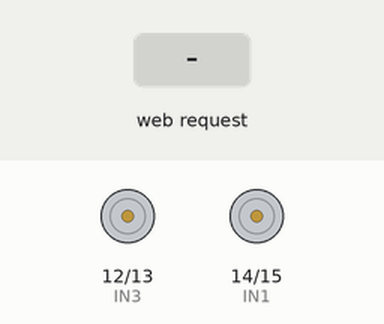
Recording of a sketch running on a simulated ESP32. On the bench: motor-driver pin pairs drawn as motors (green arrow = first pin HIGH = forward, orange = second pin HIGH = backward, longer = more drive). The inputs (shaded band) are chosen by the test bench. WiFi joins after 1.5 s; servers stay silent unless stated; what the sketch prints to the serial monitor is not drawn.

Above: at 2.7 s.
2.8 s: HTTP request GET /forward received
At 3.6 s:
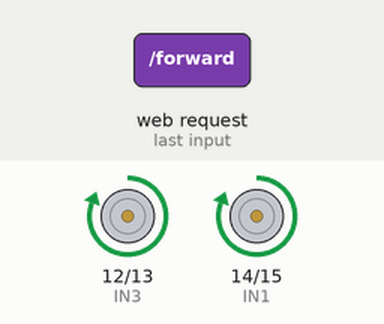
4.3 s: HTTP request GET /backward received
At 4.8 s:
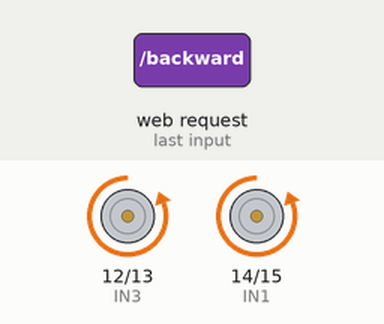
5.8 s: HTTP request GET /left received
At 7.0 s:
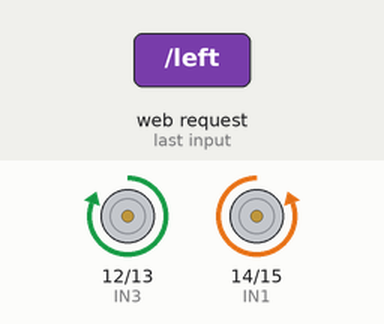
7.3 s: HTTP request GET /right received
At 8.2 s:
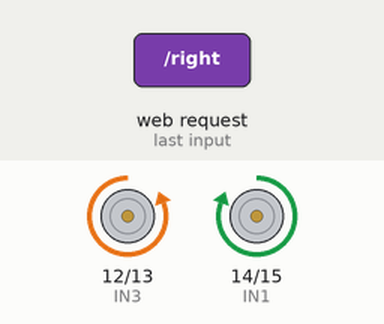
8.8 s: HTTP request GET /stop received
At 9.4 s:
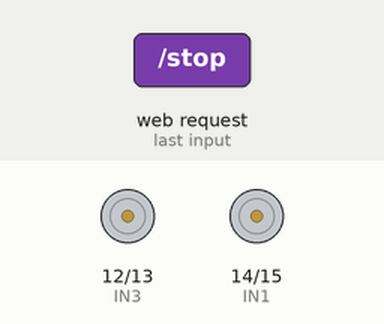
Timing chart, 0 to 11.3 s (numbered marks = the images above; inputs shaded):
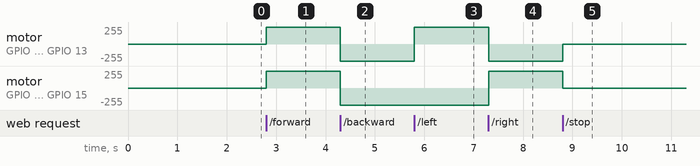

Measured:
- after the input at 2.8 s, motor on GPIO 12 (IN3) / GPIO 13 (IN4), motor on GPIO 14 (IN1) / GPIO 15 (IN2): stopped → forward 255/255 at once
- after the input at 4.3 s, motor on GPIO 12 (IN3) / GPIO 13 (IN4), motor on GPIO 14 (IN1) / GPIO 15 (IN2): forward 255/255 → backward 255/255 at once
- after the input at 5.8 s, motor on GPIO 12 (IN3) / GPIO 13 (IN4): backward 255/255 → forward 255/255 at once
- after the input at 7.3 s, motor on GPIO 12 (IN3) / GPIO 13 (IN4): forward 255/255 → backward 255/255 at once; motor on GPIO 14 (IN1) / GPIO 15 (IN2): backward 255/255 → forward 255/255 at once
- after the input at 8.8 s, motor on GPIO 12 (IN3) / GPIO 13 (IN4): backward 255/255 → stopped at once; motor on GPIO 14 (IN1) / GPIO 15 (IN2): forward 255/255 → stopped at once

The sketch:

kart_Dr.p.ino
```cpp
#include <WiFi.h>
#include <WebServer.h>

// กำหนดขาเชื่อมต่อกับ L298N
#define IN1 14  // มอเตอร์ซ้ายไปหน้า
#define IN2 15  // มอเตอร์ซ้ายไปหลัง
#define IN3 12  // มอเตอร์ขวาไปหน้า
#define IN4 13  // มอเตอร์ขวาไปหลัง

// WiFi Credentials
const char* ssid = "Razorbladz";  // ตั้งค่า WiFi ของคุณ
const char* password = "00000000";

WebServer server(80);  // กำหนด Web Server ที่พอร์ต 80

// ฟังก์ชันควบคุมรถ
void moveForward() {
    digitalWrite(IN1, HIGH);
    digitalWrite(IN2, LOW);
    digitalWrite(IN3, HIGH);
    digitalWrite(IN4, LOW);
}

void moveBackward() {
    digitalWrite(IN1, LOW);
    digitalWrite(IN2, HIGH);
    digitalWrite(IN3, LOW);
    digitalWrite(IN4, HIGH);
}

void turnLeft() {
    digitalWrite(IN1, LOW);
    digitalWrite(IN2, HIGH);
    digitalWrite(IN3, HIGH);
    digitalWrite(IN4, LOW);
}

void turnRight() {
    digitalWrite(IN1, HIGH);
    digitalWrite(IN2, LOW);
    digitalWrite(IN3, LOW);
    digitalWrite(IN4, HIGH);
}

void stopCar() {
    digitalWrite(IN1, LOW);
    digitalWrite(IN2, LOW);
    digitalWrite(IN3, LOW);
    digitalWrite(IN4, LOW);
}

// HTML Interface สำหรับควบคุมรถ
void handleRoot() {
    server.send(200, "text/html", R"rawliteral(
        <!DOCTYPE html>
        <html>
        <head>
            <title>ESP32-CAM Car</title>
            <style>
                body { font-family: Arial; text-align: center; margin-top: 50px; }
                button { font-size: 20px; padding: 10px; margin: 5px; width: 100px; }
            </style>
            <script>
                function sendCommand(command) {
                    var xhttp = new XMLHttpRequest();
                    xhttp.open("GET", command, true);
                    xhttp.send();
                }
            </script>
        </head>
        <body>
            <h1>ESP32-CAM Car Control</h1>
            <button onmousedown="sendCommand('forward')" onmouseup="sendCommand('stop')">Forward</button><br>
            <button onmousedown="sendCommand('left')" onmouseup="sendCommand('stop')">Left</button>
            <button onmousedown="sendCommand('right')" onmouseup="sendCommand('stop')">Right</button><br>
            <button onmousedown="sendCommand('backward')" onmouseup="sendCommand('stop')">Backward</button>
        </body>
        </html>
    )rawliteral");
}

// ฟังก์ชันสำหรับรับคำสั่งจาก Web
void handleForward() { moveForward(); server.send(200, "text/plain", "Moving Forward"); }
void handleBackward() { moveBackward(); server.send(200, "text/plain", "Moving Backward"); }
void handleLeft() { turnLeft(); server.send(200, "text/plain", "Turning Left"); }
void handleRight() { turnRight(); server.send(200, "text/plain", "Turning Right"); }
void handleStop() { stopCar(); server.send(200, "text/plain", "Stopped"); }

void setup() {
    Serial.begin(115200);

    // กำหนดโหมดขาเป็น OUTPUT
    pinMode(IN1, OUTPUT);
    pinMode(IN2, OUTPUT);
    pinMode(IN3, OUTPUT);
    pinMode(IN4, OUTPUT);

    stopCar();  // เริ่มต้นให้รถหยุด

    // เชื่อมต่อ WiFi
    WiFi.begin(ssid, password);
    Serial.print("Connecting to WiFi...");
    while (WiFi.status() != WL_CONNECTED) {
        delay(500);
        Serial.print(".");
    }
    Serial.println("Connected!");
    Serial.print("IP Address: ");
    Serial.println(WiFi.localIP());

    // ตั้งค่า Web Server
    server.on("/", handleRoot);
    server.on("/forward", handleForward);
    server.on("/backward", handleBackward);
    server.on("/left", handleLeft);
    server.on("/right", handleRight);
    server.on("/stop", handleStop);

    server.begin();
}

void loop() {
    server.handleClient();
}
```
